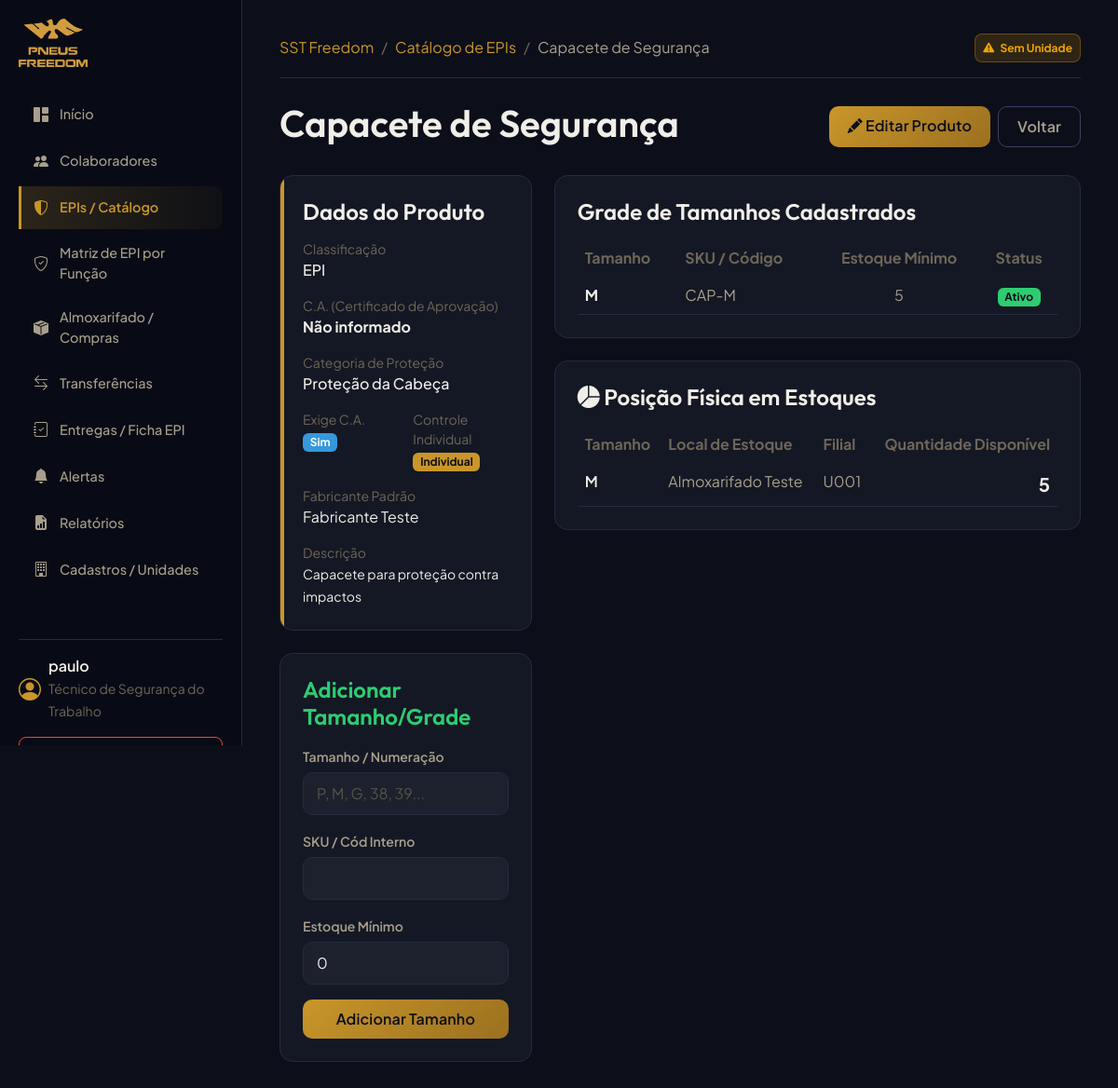
Before: /ppe/1/ (signed in) with the older database file.
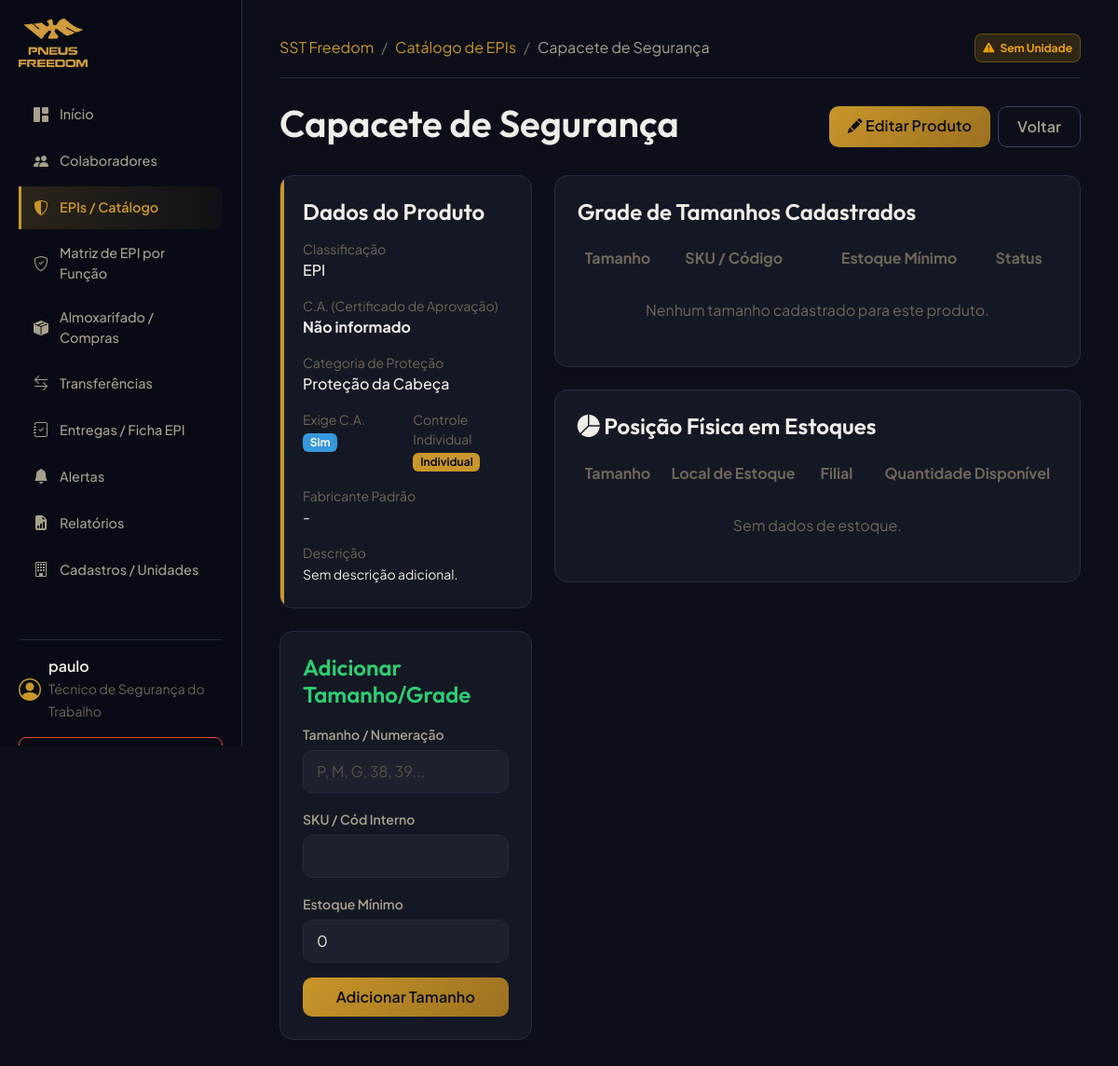
After: the same page with the newer database file.
### ppe/models.py (models this page shows, shortened)
class Product(models.Model):
    TIPO_PRODUTO_CHOICES = (
        ('EPI', 'EPI'),
        ('MATERIAL_SEGURANCA', 'Material de Segurança'),
        ('MATERIAL_CONSUMO', 'Material de Consumo'),
        ('FERRAMENTA', 'Ferramenta'),
        ('UNIFORME', 'Uniforme'),
        ('OUTRO', 'Outro'),
    )
    CATEGORIA_CHOICES = (
        ('PROTECAO_CABECA', 'Proteção da Cabeça'),
        ('PROTECAO_AUDITIVA', 'Proteção Auditiva'),
        ('PROTECAO_RESPIRATORIA', 'Proteção Respiratória'),
        ('PROTECAO_OCULAR', 'Proteção Ocular e Facial'),
        ('PROTECAO_TRONCO', 'Proteção do Tronco'),
        ('PROTECAO_MEMBROS_SUP', 'Proteção dos Membros Superiores'),
        ('PROTECAO_MEMBROS_INF', 'Proteção dos Membros Inferiores'),
        ('VESTUARIO', 'Vestuário / Fardamento'),
        ('OUTRO', 'Outro'),
    )
    nome = models.CharField(max_length=255, verbose_name="Nome do Produto")
    tipo_produto = models.CharField(max_length=50, choices=TIPO_PRODUTO_CHOICES, default='EPI', verbose_name="Tipo de Produto")
    categoria = models.CharField(max_length=50, choices=CATEGORIA_CHOICES, blank=True, null=True, default='OUTRO', verbose_name="Categoria de Proteção")
    ca_numero = models.CharField(max_length=50, blank=True, null=True, verbose_name="C.A. (Certificado de Aprovação)")
    descricao = models.TextField(blank=True, null=True, verbose_name="Descrição")
    unidade_medida = models.CharField(max_length=20, default="UND", verbose_name="Unidade de Medida")
    fabricante = models.CharField(max_length=255, blank=True, null=True, verbose_name="Fabricante Padrão")
    exige_ca = models.BooleanField(default=True, verbose_name="Exige C.A. (Certificado de Aprovação)")
    controlado_individualmente = models.BooleanField(default=True, verbose_name="Controlado Individualmente")
    ativo = models.BooleanField(default=True, verbose_name="Ativo")
    class Meta:
        verbose_name = "EPI / Produto"
        verbose_name_plural = "EPIs / Produtos"

class ProductVariant(models.Model):
    product = models.ForeignKey(Product, on_delete=models.CASCADE, related_name='variants', verbose_name="Produto")
    tamanho = models.CharField(max_length=20, default="U", verbose_name="Tamanho/Numeração/Grade")
    sku = models.CharField(max_length=100, blank=True, null=True, verbose_name="SKU / Código Interno")
    codigo_barras = models.CharField(max_length=100, blank=True, null=True, verbose_name="Código de Barras")
    estoque_minimo = models.IntegerField(default=0, verbose_name="Estoque Mínimo")
    estoque_maximo = models.IntegerField(blank=True, null=True, verbose_name="Estoque Máximo")
    ativo = models.BooleanField(default=True, verbose_name="Ativo")
    class Meta:
        verbose_name = "Variante de EPI"
        verbose_name_plural = "Variantes de EPI"
        unique_together = ('product', 'tamanho')

### organizations/models.py (models this page shows, shortened)
class InventoryLocation(models.Model):
    ALMOXARIFADO = 'ALMOXARIFADO'
    SST = 'SST'
    OUTRO = 'OUTRO'
    TIPO_CHOICES = (
        (ALMOXARIFADO, 'Almoxarifado'),
        (SST, 'Estoque SST'),
        (OUTRO, 'Outro'),
    )
    unit = models.ForeignKey(Unit, on_delete=models.PROTECT, related_name='inventory_locations', verbose_name="Unidade")
    codigo = models.CharField(max_length=50, verbose_name="Código do Local")
    nome = models.CharField(max_length=255, verbose_name="Nome do Local")
    tipo = models.CharField(max_length=20, choices=TIPO_CHOICES, default=ALMOXARIFADO, verbose_name="Tipo de Local")
    ativo = models.BooleanField(default=True, verbose_name="Ativo")
    class Meta:
        verbose_name = "Local de Estoque"
        verbose_name_plural = "Locais de Estoque"
        unique_together = ('unit', 'codigo')

class Unit(models.Model):
    company = models.ForeignKey(Company, on_delete=models.PROTECT, related_name='units', verbose_name="Empresa")
    codigo = models.CharField(max_length=50, unique=True, verbose_name="Código da Unidade")
    nome = models.CharField(max_length=255, verbose_name="Nome da Unidade")
    cidade = models.CharField(max_length=100, verbose_name="Cidade")
    estado = models.CharField(max_length=2, verbose_name="UF")
    ativo = models.BooleanField(default=True, verbose_name="Ativo")
    class Meta:
        verbose_name = "Unidade"
        verbose_name_plural = "Unidades"

### ppe/views.py (the view)
# urls.py: path('<int:pk>/', ProductDetailView.as_view(), name='product_detail'),
class ProductDetailView(LoginRequiredMixin, DetailView):
    model = Product
    template_name = "ppe/product_detail.html"
    context_object_name = "product"
    def get_context_data(self, **kwargs):
        context = super().get_context_data(**kwargs)
        context['variants'] = self.object.variants.all()
        user_units = self.request.user.units.all()
        if self.request.user.is_superuser and not user_units.exists():
            user_units = Unit.objects.all()
        locations = InventoryLocation.objects.filter(unit__in=user_units, ativo=True)
        variant_balances = []
        for variant in context['variants']:
            loc_bals = []
            for loc in locations:
                bal = get_stock_balance(loc, variant)
                if bal > 0:
                    loc_bals.append({
                        'location': loc.nome,
                        'unit': loc.unit.codigo,
                        'balance': bal
                    })
            variant_balances.append({
                'variant': variant,
                'balances': loc_bals
            })
        context['variant_balances'] = variant_balances
        return context

### accounts/models.py (called while the page is built)
    def is_tecnico(self):
        return self.profile_type == self.TECNICO_SST or self.is_superuser

    def is_almoxarife(self):
        return self.profile_type == self.ALMOXARIFE or self.is_superuser

### inventory/services.py (called while the page is built)
def get_stock_balance(location, product_variant, lot=None):
    movements = StockMovement.objects.filter(location=location, product_variant=product_variant)
    if lot:
        movements = movements.filter(lot=lot)
    balance = movements.aggregate(total=models.Sum('quantity'))['total']
    return balance if balance is not None else 0

### templates/ppe/product_detail.html (shortened to what the changed rows need)
{% extends "base.html" %}
{% block breadcrumbs %}
<li class="breadcrumb-item"><a href="{% url 'product_list' %}" class="text-primary text-decoration-none">Catálogo de EPIs</a></li>
<li class="breadcrumb-item active text-secondary" aria-current="page">{{ product.nome }}</li>
{% endblock %}
{% block content %}
<div class="d-flex justify-content-between align-items-center mb-4">
    <h1>{{ product.nome }}</h1>
    <div class="d-flex gap-2">
        <a href="{% url 'product_update' product.id %}" class="btn btn-premium btn-premium-primary">
        </a>
        <a href="{% url 'product_list' %}" class="btn btn-outline-secondary btn-premium">Voltar</a>
    </div>
</div>
<div class="row g-4">
    <div class="col-12 col-md-4">
        <div class="card-premium card-primary mb-4">
            <div class="row g-3 text-secondary">
                <div class="col-12">
                    <small class="text-muted d-block">Classificação</small>
                    <span class="text-light fw-medium">{{ product.get_tipo_produto_display }}</span>
                </div>
                {% if product.tipo_produto == 'EPI' %}
                <div class="col-12">
                    <small class="text-muted d-block">C.A. (Certificado de Aprovação)</small>
                    <span class="text-light fw-bold">{{ product.ca_numero|default:"Não informado" }}</span>
                </div>
                {% endif %}
                <div class="col-12">
                    <small class="text-muted d-block">Categoria de Proteção</small>
                    <span class="text-light fw-medium">{{ product.get_categoria_display }}</span>
                </div>
                <div class="col-12">
                    <small class="text-muted d-block">Fabricante Padrão</small>
                    <span class="text-light">{{ product.fabricante|default:"-" }}</span>
                </div>
                <div class="col-12">
                    <small class="text-muted d-block">Descrição</small>
                    <span class="text-light small">{{ product.descricao|default:"Sem descrição adicional." }}</span>
                </div>
            </div>
        </div>
    </div>
    <div class="col-12 col-md-8">
        <div class="card-premium mb-4">
            <div class="table-responsive">
                <table class="table table-dark table-hover mb-0" style="--bs-table-bg: transparent; --bs-table-border-color: var(--border-color);">
                    <thead>
                        <tr>
                            <th class="text-muted border-0">Tamanho</th>
                            <th class="text-muted border-0">SKU / Código</th>
                            <th class="text-muted border-0 text-center">Estoque Mínimo</th>
                            <th class="text-muted border-0 text-center">Status</th>
                        </tr>
                    </thead>
                    <tbody>
                        {% for var in variants %}
                        <tr>
                            <td class="text-light fw-bold">{{ var.tamanho }}</td>
                            <td>{{ var.sku|default:"-" }}</td>
                            <td class="text-center">{{ var.estoque_minimo }}</td>
                            <td class="text-center">
                                {% if var.ativo %}
                                <span class="badge bg-success">Ativo</span>
                                {% else %}
                                <span class="badge bg-danger">Inativo</span>
                                {% endif %}
                            </td>
                        </tr>
                        {% empty %}
                        <tr>
                            <td colspan="4" class="text-center text-muted border-0 py-4">Nenhum tamanho cadastrado para este produto.</td>
                        </tr>
                        {% endfor %}
                    </tbody>
                </table>
            </div>
        </div>
        <div class="card-premium">
            <div class="table-responsive">
                <table class="table table-dark table-hover mb-0" style="--bs-table-bg: transparent; --bs-table-border-color: var(--border-color);">
                    <thead>
                        <tr>
                            <th class="text-muted border-0">Tamanho</th>
                            <th class="text-muted border-0">Local de Estoque</th>
                            <th class="text-muted border-0">Filial</th>
                            <th class="text-muted border-0 text-end">Quantidade Disponível</th>
                        </tr>
                    </thead>
                    <tbody>
                        {% for vb in variant_balances %}
                            {% for bal in vb.balances %}
                            <tr>
                                <td class="text-light fw-semibold">{{ vb.variant.tamanho }}</td>
                                <td>{{ bal.location }}</td>
                                <td>{{ bal.unit }}</td>
                                <td class="text-end text-light fw-bold fs-5">{{ bal.balance }}</td>
                            </tr>
                            {% empty %}
                            {% if forloop.first %}
                            <tr>
                                <td colspan="4" class="text-center text-muted border-0 py-4">Não há saldo disponível em estoque para nenhum tamanho deste item.</td>
                            </tr>
                            {% endif %}
                            {% endfor %}
                        {% empty %}
                        <tr>
                            <td colspan="4" class="text-center text-muted border-0 py-4">Sem dados de estoque.</td>
                        </tr>
                        {% endfor %}
                    </tbody>
                </table>
            </div>
        </div>
    </div>
</div>
{% endblock %}

Changed rows visible on the page:
no longer on this page (row edited): ProductVariant: tamanho "M", sku "CAP-M", estoque_minimo "5", ativo "Ativo", variant.tamanho "M", balance "5"
no longer on this page (row edited): InventoryLocation: location "Almoxarifado Teste"
no longer on this page (row edited): Unit: unit "U001"
changed Product "Capacete de Segurança": fabricante "Fabricante Teste" → "-"; descricao "Capacete para proteção contra impactos" → "Sem descrição adicional."
Other visible differences:
text now shown: "Nenhum tamanho cadastrado para este produto. Sem dados de estoque."
